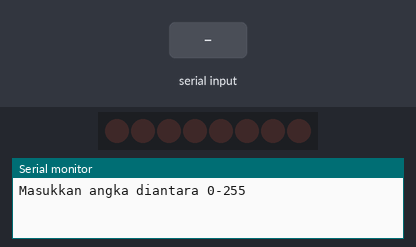
Bench run of a sketch on a simulated Arduino Uno, built with avr-gcc and run on an emulated ATmega328P. Parts: 8 shift-register outputs drawn as a row of LEDs (first output left, lit = HIGH), the last lines printed to the serial monitor. Wiring (inferred from the names in the program): shift register (74HC595): data pin 6; shift clock pin 7; latch pin 8. Wiring (inferred from the signals the program sends): row of LEDs: on Q0, Q1, Q2, Q3, Q4, Q5, Q6, Q7. The test bench sets the inputs (shaded band).

Above: at 1.2 s.
1.3 s: "90,45\n" received over Serial
At 5.5 s:
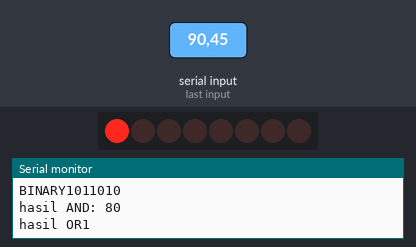
At 7.8 s:
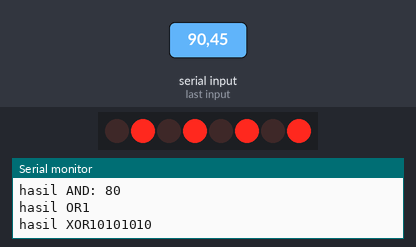
Timing chart, 0 to 27.8 s (numbered marks = the images above; inputs shaded):
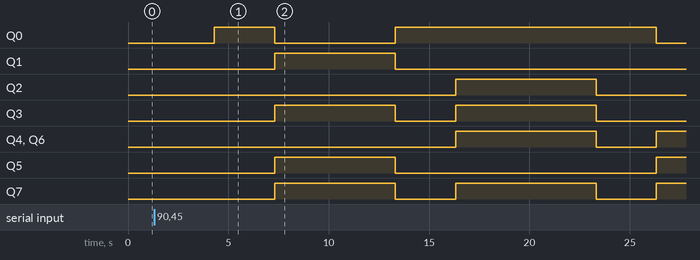

Measured:
- after the input at 1.3 s, Q0: LOW → HIGH after 3.0 s, → LOW 3.0 s later, → HIGH 6.0 s later, → LOW 13.0 s later; Q1: LOW → HIGH after 6.0 s, → LOW 6.0 s later

The sketch:

Udemy_UsingMaths.ino
```cpp
const int dataPin = 6;
const int clockPin = 7;
const int latchPin = 8;
byte ledMap = 0b11110000;
int delayTime = 3000;

void setup() {
  // put your setup code here, to run once:
  pinMode(dataPin, OUTPUT);
  pinMode(clockPin, OUTPUT);
  pinMode(latchPin, OUTPUT);

  Serial.begin(9600);
  shiftWrite(0X00);
  Serial.println("Masukkan angka diantara 0-255");
}

void loop() {
  // put your main code here, to run repeatedly:
  if(Serial.available())
  {
    int inputVal = Serial.parseInt();
    if(inputVal > 255)
    {
      Serial.println("Coba lagi");
      Serial.println("Masukan sebuah angka diantara 0-255");
      return;
    }

    Serial.print("DESIMAL: ");
    Serial.println(inputVal);
    Serial.print("BINARY");
    Serial.println(inputVal, BIN);
    Serial.println();
    Serial.print("hasil AND: ");
    Serial.println(ledMap & inputVal);
    delay(delayTime);

    Serial.print("hasil OR");
    Serial.println(ledMap || inputVal, BIN);
    shiftWrite(ledMap || inputVal);
    delay(delayTime);

    Serial.print("hasil XOR");
    Serial.println(ledMap ^ inputVal, BIN);
    shiftWrite(ledMap ^ inputVal);
    delay(delayTime);
    Serial.println();
    Serial.println("Masukkan sebuah angka diantara 0-255");
  }
}
 void shiftWrite(byte value)
 {
    digitalWrite(latchPin, LOW);
    shiftOut(dataPin, clockPin, MSBFIRST, value);
    digitalWrite(latchPin, HIGH);
 }
```
